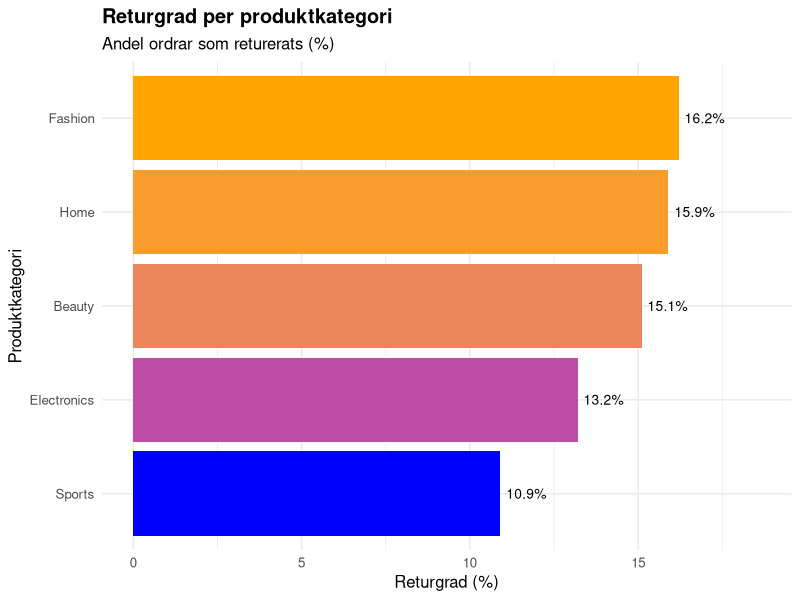
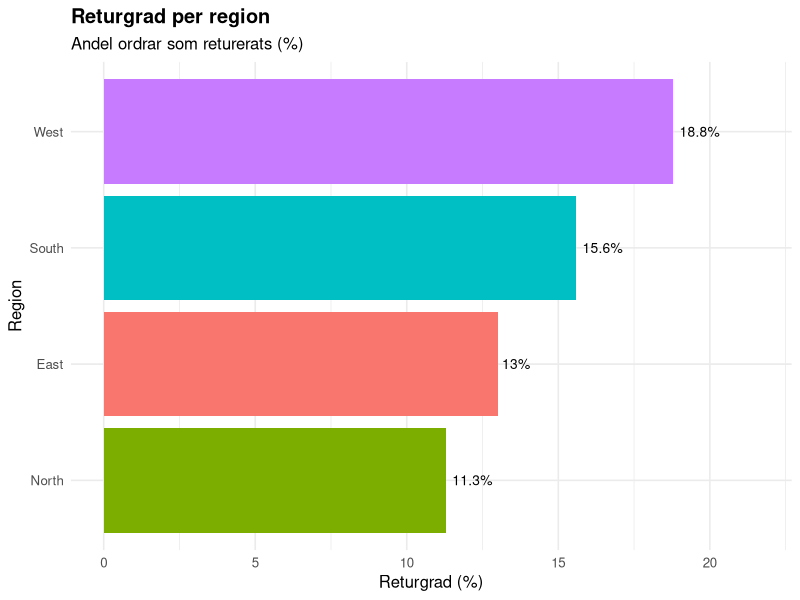
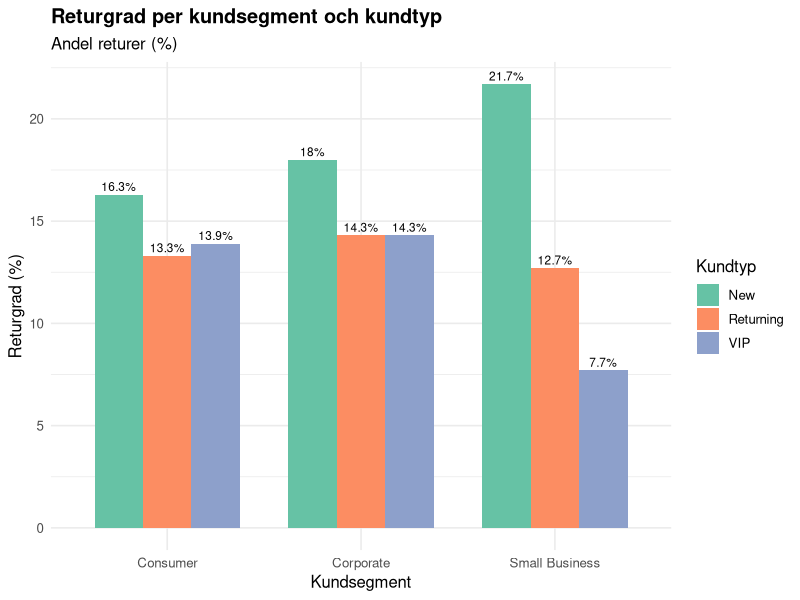
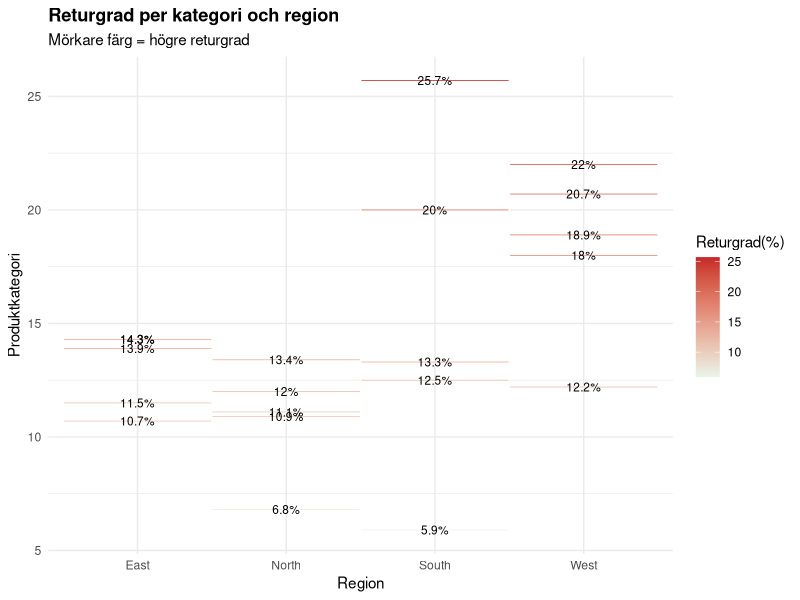

Generate these figures, in order, with R:
# Analys returgrad mellan grupper. Analyserar returgrad per kategori, region och kundsegment.
# Ladda paket.
library(readr)
library(ggplot2)
library(tidyverse)

# Läs in städad data
data_analys <- read_csv("data/bearbetad/ecommerce_orders_stadad.csv", show_col_types = FALSE)


# Visa grundläggande inför
cat("----- Analys returgrad mellan grupper -----\n")
cat("Antal rader:", nrow(data_analys), "\n\n")

# Returgrad per produktkategori
cat("---1. Returgrad per produktkategori---\n")

returgrad_kategori <- data_analys %>%
group_by(product_category) %>%
summarise(
  antal_ordrar  = n(),
  antal_returer = sum(retur_binart, na.rm = TRUE),
  returgrad_pct = round(mean(retur_binart, na.rm = TRUE) * 100, 1)
) %>%
  arrange(desc(returgrad_pct))

print(returgrad_kategori)
  
  # Figur 1: Stapeldiagram: returgard per kategori
fig1 <- ggplot(returgrad_kategori,
               aes(x=reorder(product_category, returgrad_pct),
                   y=returgrad_pct,
                   fill=returgrad_pct)) +
  geom_col(show.legend = FALSE) +
  geom_text(aes(label = paste0(returgrad_pct, "%")),
            hjust=-0.15, size = 3.5) +
  coord_flip() +
  scale_fill_gradient(low="blue", high="orange")+
  scale_y_continuous(limits = c(0, max(returgrad_kategori$returgrad_pct) * 1.15)) +
  labs(
    title = "Returgrad per produktkategori",
    subtitle = "Andel ordrar som returerats (%)",
    x = "Produktkategori",
    y = "Returgrad (%)"
  ) +

theme_minimal(base_size = 12) +
theme(plot.title = element_text(face = "bold"))

print(fig1)


# Returgrad per Region
cat("---2. Returgrad per region---\n")
returgrad_region <- data_analys %>%
  group_by(region) %>%
  summarise(
    antal_ordrar  = n(),
    antal_returer = sum(retur_binart, na.rm = TRUE),
    returgrad_pct = round(mean(retur_binart, na.rm = TRUE) * 100, 1)
  ) %>%
  arrange(desc(returgrad_pct))

print(returgrad_region)


# Figur 2: Stapeldiagram: returgard per region
fig2 <- ggplot(returgrad_region,
               aes(x=reorder(region, returgrad_pct),
                   y=returgrad_pct,
                   fill=region)) +
  geom_col(show.legend = FALSE) +
  geom_text(aes(label = paste0(returgrad_pct, "%")),
            hjust=-0.15, size = 3.5) +
  coord_flip() +
  scale_y_continuous(limits = c(0, max(returgrad_region$returgrad_pct) * 1.15)) +
  labs(
    title = "Returgrad per region",
    subtitle = "Andel ordrar som returerats (%)",
    x = "Region",
    y = "Returgrad (%)"
  ) +
  
  theme_minimal(base_size = 12) +
  theme(plot.title = element_text(face = "bold"))

print(fig2)

  
  # Returgrad per kundsegment och kundtyp
  cat("---3. Returgrad per kundsegment---\n")
returgrad_segment <- data_analys %>%
  group_by(customer_segment) %>%
  summarise(
    antal_ordrar  = n(),
    antal_returer = sum(retur_binart, na.rm = TRUE),
    returgrad_pct = round(mean(retur_binart, na.rm = TRUE) * 100, 1)
  ) %>%
  arrange(desc(returgrad_pct))

print(returgrad_segment)

cat("\n--- Returgrad per kundtyp (VIP / New / Regular etc.)---\n")

returgrad_kundtyp <- data_analys %>%
  group_by(customer_type) %>%
  summarise(
    antal_ordrar  = n(),
    antal_returer = sum(retur_binart, na.rm = TRUE),
    returgrad_pct = round(mean(retur_binart, na.rm = TRUE) * 100, 1)
  ) %>%
  arrange(desc(returgrad_pct))

print(returgrad_kundtyp)

#Kombinerad analys (fixad pipe)
# Figur 3: Stapeldiagram: returgard per segment x kundtyp

returgrad_komb <- data_analys %>%
  group_by(customer_segment, customer_type) %>%
summarise(
    returgrad_pct = round(mean(retur_binart, na.rm = TRUE) * 100, 1),
    .groups = "drop"
  )

fig3 <- ggplot(returgrad_komb,
               aes(x=customer_segment,
                   y=returgrad_pct,
                   fill=customer_type)) +
  geom_col(position = position_dodge(width = 0.75), width = 0.75) +
  geom_text(aes(label = paste0(returgrad_pct, "%")),
            position = position_dodge(width = 0.75),
            vjust = -0.4, size = 3) +
  scale_fill_brewer(palette = "Set2") +
  
  labs(
    title = "Returgrad per kundsegment och kundtyp",
    subtitle = "Andel returer (%)",
    x = "Kundsegment",
    y = "Returgrad (%)",
    fill = "Kundtyp") +
  
  theme_minimal(base_size = 12) +
  theme(plot.title = element_text(face = "bold"))

print(fig3)


# Heatmap - Kategori x Region
cat("---4. Returgrad: kategori x region(heatmap)---\n")

returgrad_heat <- data_analys %>%
  group_by(product_category, region) %>%
  summarise(
    returgrad_pct = round(mean(retur_binart, na.rm = TRUE) * 100, 1),
    .groups = "drop"
  )



# Figur 4: Stapeldiagram: ret
fig4 <- ggplot(returgrad_heat, aes(x=region, 
                   y=returgrad_pct, fill=returgrad_pct)) +
  geom_tile(color = "white", linewidth = 0.5) +
  geom_text(aes(label = paste0(returgrad_pct, "%")), size =3) +
  scale_fill_gradient(low = "#e8f5e9", high = "#c62828",
                      name = "Returgrad(%)") +
  labs(
    title = "Returgrad per kategori och region",
    subtitle = "Mörkare färg = högre returgrad",
    x = "Region",
    y = "Produktkategori"
  ) +
  
  theme_minimal(base_size = 11) +
  theme(plot.title = element_text(face = "bold"))
  axis.text.x = element_text(angle = 30, hjust = 1)
  
  print(fig4)
